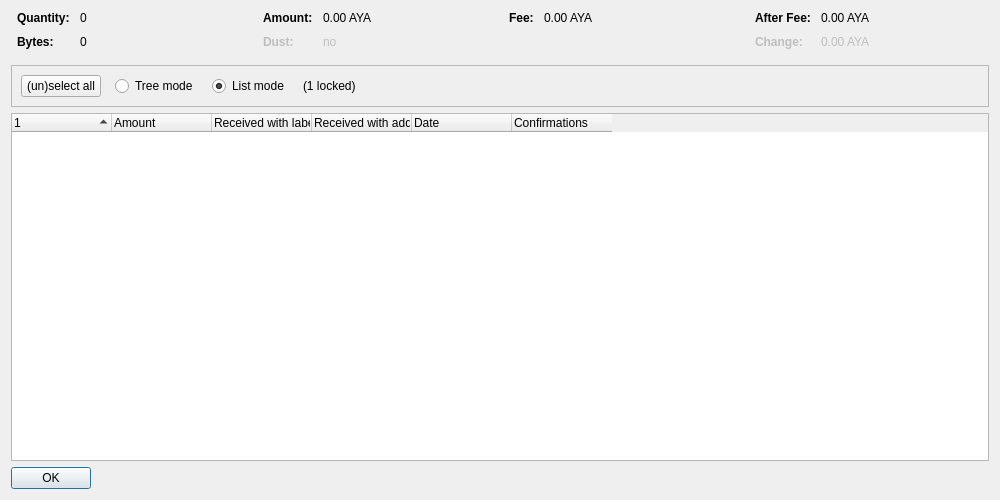
<?xml version="1.0" encoding="UTF-8"?>
<ui version="4.0">
 <class>CoinControlDialog</class>
 <widget class="QDialog" name="CoinControlDialog">
  <property name="geometry">
   <rect>
    <x>0</x>
    <y>0</y>
    <width>1000</width>
    <height>500</height>
   </rect>
  </property>
  <property name="windowTitle">
   <string>Coin Selection</string>
  </property>
  <layout class="QVBoxLayout" name="verticalLayout">
   <item>
    <layout class="QHBoxLayout" name="horizontalLayoutTop" stretch="0,0,0,0">
     <property name="topMargin">
      <number>0</number>
     </property>
     <property name="bottomMargin">
      <number>10</number>
     </property>
     <item>
      <layout class="QFormLayout" name="formLayoutCoinControl1">
       <property name="horizontalSpacing">
        <number>10</number>
       </property>
       <property name="verticalSpacing">
        <number>10</number>
       </property>
       <property name="leftMargin">
        <number>6</number>
       </property>
       <property name="rightMargin">
        <number>6</number>
       </property>
       <item row="0" column="0">
        <widget class="QLabel" name="labelCoinControlQuantityText">
         <property name="font">
          <font>
           <weight>75</weight>
           <bold>true</bold>
          </font>
         </property>
         <property name="text">
          <string>Quantity:</string>
         </property>
        </widget>
       </item>
       <item row="0" column="1">
        <widget class="QLabel" name="labelCoinControlQuantity">
         <property name="cursor">
          <cursorShape>IBeamCursor</cursorShape>
         </property>
         <property name="contextMenuPolicy">
          <enum>Qt::ActionsContextMenu</enum>
         </property>
         <property name="text">
          <string notr="true">0</string>
         </property>
         <property name="textInteractionFlags">
          <set>Qt::LinksAccessibleByMouse|Qt::TextSelectableByKeyboard|Qt::TextSelectableByMouse</set>
         </property>
        </widget>
       </item>
       <item row="1" column="0">
        <widget class="QLabel" name="labelCoinControlBytesText">
         <property name="font">
          <font>
           <weight>75</weight>
           <bold>true</bold>
          </font>
         </property>
         <property name="text">
          <string>Bytes:</string>
         </property>
        </widget>
       </item>
       <item row="1" column="1">
        <widget class="QLabel" name="labelCoinControlBytes">
         <property name="cursor">
          <cursorShape>IBeamCursor</cursorShape>
         </property>
         <property name="contextMenuPolicy">
          <enum>Qt::ActionsContextMenu</enum>
         </property>
         <property name="text">
          <string notr="true">0</string>
         </property>
         <property name="textInteractionFlags">
          <set>Qt::LinksAccessibleByMouse|Qt::TextSelectableByKeyboard|Qt::TextSelectableByMouse</set>
         </property>
        </widget>
       </item>
      </layout>
     </item>
     <item>
      <layout class="QFormLayout" name="formLayoutCoinControl2">
       <property name="horizontalSpacing">
        <number>10</number>
       </property>
       <property name="verticalSpacing">
        <number>10</number>
       </property>
       <property name="leftMargin">
        <number>6</number>
       </property>
       <property name="rightMargin">
        <number>6</number>
       </property>
       <item row="0" column="0">
        <widget class="QLabel" name="labelCoinControlAmountText">
         <property name="font">
          <font>
           <weight>75</weight>
           <bold>true</bold>
          </font>
         </property>
         <property name="text">
          <string>Amount:</string>
         </property>
        </widget>
       </item>
       <item row="0" column="1">
        <widget class="QLabel" name="labelCoinControlAmount">
         <property name="cursor">
          <cursorShape>IBeamCursor</cursorShape>
         </property>
         <property name="contextMenuPolicy">
          <enum>Qt::ActionsContextMenu</enum>
         </property>
         <property name="text">
          <string notr="true">0.00 AYA</string>
         </property>
         <property name="textInteractionFlags">
          <set>Qt::LinksAccessibleByMouse|Qt::TextSelectableByKeyboard|Qt::TextSelectableByMouse</set>
         </property>
        </widget>
       </item>
       <item row="1" column="0">
        <widget class="QLabel" name="labelCoinControlLowOutputText">
         <property name="enabled">
          <bool>false</bool>
         </property>
         <property name="font">
          <font>
           <weight>75</weight>
           <bold>true</bold>
          </font>
         </property>
         <property name="text">
          <string>Dust:</string>
         </property>
        </widget>
       </item>
       <item row="1" column="1">
        <widget class="QLabel" name="labelCoinControlLowOutput">
         <property name="enabled">
          <bool>false</bool>
         </property>
         <property name="cursor">
          <cursorShape>IBeamCursor</cursorShape>
         </property>
         <property name="contextMenuPolicy">
          <enum>Qt::ActionsContextMenu</enum>
         </property>
         <property name="text">
          <string notr="true">no</string>
         </property>
         <property name="textInteractionFlags">
          <set>Qt::LinksAccessibleByMouse|Qt::TextSelectableByKeyboard|Qt::TextSelectableByMouse</set>
         </property>
        </widget>
       </item>
      </layout>
     </item>
     <item>
      <layout class="QFormLayout" name="formLayoutCoinControl3">
       <property name="horizontalSpacing">
        <number>10</number>
       </property>
       <property name="verticalSpacing">
        <number>10</number>
       </property>
       <property name="leftMargin">
        <number>6</number>
       </property>
       <property name="rightMargin">
        <number>6</number>
       </property>
       <item row="0" column="0">
        <widget class="QLabel" name="labelCoinControlFeeText">
         <property name="font">
          <font>
           <weight>75</weight>
           <bold>true</bold>
          </font>
         </property>
         <property name="text">
          <string>Fee:</string>
         </property>
        </widget>
       </item>
       <item row="0" column="1">
        <widget class="QLabel" name="labelCoinControlFee">
         <property name="cursor">
          <cursorShape>IBeamCursor</cursorShape>
         </property>
         <property name="contextMenuPolicy">
          <enum>Qt::ActionsContextMenu</enum>
         </property>
         <property name="text">
          <string notr="true">0.00 AYA</string>
         </property>
         <property name="textInteractionFlags">
          <set>Qt::LinksAccessibleByMouse|Qt::TextSelectableByKeyboard|Qt::TextSelectableByMouse</set>
         </property>
        </widget>
       </item>
      </layout>
     </item>
     <item>
      <layout class="QFormLayout" name="formLayoutCoinControl4">
       <property name="horizontalSpacing">
        <number>10</number>
       </property>
       <property name="verticalSpacing">
        <number>10</number>
       </property>
       <property name="leftMargin">
        <number>6</number>
       </property>
       <property name="rightMargin">
        <number>6</number>
       </property>
       <item row="0" column="0">
        <widget class="QLabel" name="labelCoinControlAfterFeeText">
         <property name="font">
          <font>
           <weight>75</weight>
           <bold>true</bold>
          </font>
         </property>
         <property name="text">
          <string>After Fee:</string>
         </property>
        </widget>
       </item>
       <item row="0" column="1">
        <widget class="QLabel" name="labelCoinControlAfterFee">
         <property name="cursor">
          <cursorShape>IBeamCursor</cursorShape>
         </property>
         <property name="contextMenuPolicy">
          <enum>Qt::ActionsContextMenu</enum>
         </property>
         <property name="text">
          <string notr="true">0.00 AYA</string>
         </property>
         <property name="textInteractionFlags">
          <set>Qt::LinksAccessibleByMouse|Qt::TextSelectableByKeyboard|Qt::TextSelectableByMouse</set>
         </property>
        </widget>
       </item>
       <item row="1" column="0">
        <widget class="QLabel" name="labelCoinControlChangeText">
         <property name="enabled">
          <bool>false</bool>
         </property>
         <property name="font">
          <font>
           <weight>75</weight>
           <bold>true</bold>
          </font>
         </property>
         <property name="text">
          <string>Change:</string>
         </property>
        </widget>
       </item>
       <item row="1" column="1">
        <widget class="QLabel" name="labelCoinControlChange">
         <property name="enabled">
          <bool>false</bool>
         </property>
         <property name="cursor">
          <cursorShape>IBeamCursor</cursorShape>
         </property>
         <property name="contextMenuPolicy">
          <enum>Qt::ActionsContextMenu</enum>
         </property>
         <property name="text">
          <string notr="true">0.00 AYA</string>
         </property>
         <property name="textInteractionFlags">
          <set>Qt::LinksAccessibleByMouse|Qt::TextSelectableByKeyboard|Qt::TextSelectableByMouse</set>
         </property>
        </widget>
       </item>
      </layout>
     </item>
    </layout>
   </item>
   <item>
    <widget class="QFrame" name="frame">
     <property name="minimumSize">
      <size>
       <width>0</width>
       <height>40</height>
      </size>
     </property>
     <property name="frameShape">
      <enum>QFrame::StyledPanel</enum>
     </property>
     <property name="frameShadow">
      <enum>QFrame::Sunken</enum>
     </property>
     <layout class="QHBoxLayout" name="horizontalLayout">
      <item>
       <layout class="QHBoxLayout" name="horizontalLayoutPanel" stretch="0,0,0,0,0">
        <property name="spacing">
         <number>14</number>
        </property>
        <item>
         <widget class="QPushButton" name="pushButtonSelectAll">
          <property name="sizePolicy">
           <sizepolicy hsizetype="Maximum" vsizetype="Fixed">
            <horstretch>0</horstretch>
            <verstretch>0</verstretch>
           </sizepolicy>
          </property>
          <property name="text">
           <string>(un)select all</string>
          </property>
          <property name="autoDefault">
           <bool>false</bool>
          </property>
         </widget>
        </item>
        <item>
         <widget class="QRadioButton" name="radioTreeMode">
          <property name="sizePolicy">
           <sizepolicy hsizetype="Maximum" vsizetype="Fixed">
            <horstretch>0</horstretch>
            <verstretch>0</verstretch>
           </sizepolicy>
          </property>
          <property name="text">
           <string>Tree mode</string>
          </property>
         </widget>
        </item>
        <item>
         <widget class="QRadioButton" name="radioListMode">
          <property name="sizePolicy">
           <sizepolicy hsizetype="Maximum" vsizetype="Fixed">
            <horstretch>0</horstretch>
            <verstretch>0</verstretch>
           </sizepolicy>
          </property>
          <property name="text">
           <string>List mode</string>
          </property>
          <property name="checked">
           <bool>true</bool>
          </property>
         </widget>
        </item>
        <item>
         <widget class="QLabel" name="labelLocked">
          <property name="text">
           <string notr="true">(1 locked)</string>
          </property>
         </widget>
        </item>
        <item>
         <spacer name="horizontalSpacer">
          <property name="orientation">
           <enum>Qt::Horizontal</enum>
          </property>
          <property name="sizeHint" stdset="0">
           <size>
            <width>40</width>
            <height>20</height>
           </size>
          </property>
         </spacer>
        </item>
       </layout>
      </item>
     </layout>
    </widget>
   </item>
   <item>
    <widget class="CoinControlTreeWidget" name="treeWidget">
     <property name="contextMenuPolicy">
      <enum>Qt::CustomContextMenu</enum>
     </property>
     <property name="sortingEnabled">
      <bool>false</bool>
     </property>
     <property name="columnCount">
      <number>6</number>
     </property>
     <attribute name="headerShowSortIndicator" stdset="0">
      <bool>true</bool>
     </attribute>
     <attribute name="headerStretchLastSection">
      <bool>false</bool>
     </attribute>
     <column>
      <property name="text">
       <string/>
      </property>
     </column>
     <column>
      <property name="text">
       <string>Amount</string>
      </property>
     </column>
     <column>
      <property name="text">
       <string>Received with label</string>
      </property>
     </column>
     <column>
      <property name="text">
       <string>Received with address</string>
      </property>
     </column>
     <column>
      <property name="text">
       <string>Date</string>
      </property>
     </column>
     <column>
      <property name="text">
       <string>Confirmations</string>
      </property>
      <property name="toolTip">
       <string>Confirmed</string>
      </property>
     </column>
     <column>
      <property name="text">
       <string/>
      </property>
     </column>
     <column>
      <property name="text">
       <string/>
      </property>
     </column>
     <column>
      <property name="text">
       <string/>
      </property>
     </column>
     <column>
      <property name="text">
       <string/>
      </property>
     </column>
    </widget>
   </item>
   <item>
    <widget class="QDialogButtonBox" name="buttonBox">
     <property name="sizePolicy">
      <sizepolicy hsizetype="Maximum" vsizetype="Fixed">
       <horstretch>0</horstretch>
       <verstretch>0</verstretch>
      </sizepolicy>
     </property>
     <property name="orientation">
      <enum>Qt::Horizontal</enum>
     </property>
     <property name="standardButtons">
      <set>QDialogButtonBox::Ok</set>
     </property>
    </widget>
   </item>
  </layout>
 </widget>
 <customwidgets>
  <customwidget>
   <class>CoinControlTreeWidget</class>
   <extends>QTreeWidget</extends>
   <header>qt/coincontroltreewidget.h</header>
  </customwidget>
 </customwidgets>
 <resources/>
 <connections/>
</ui>
